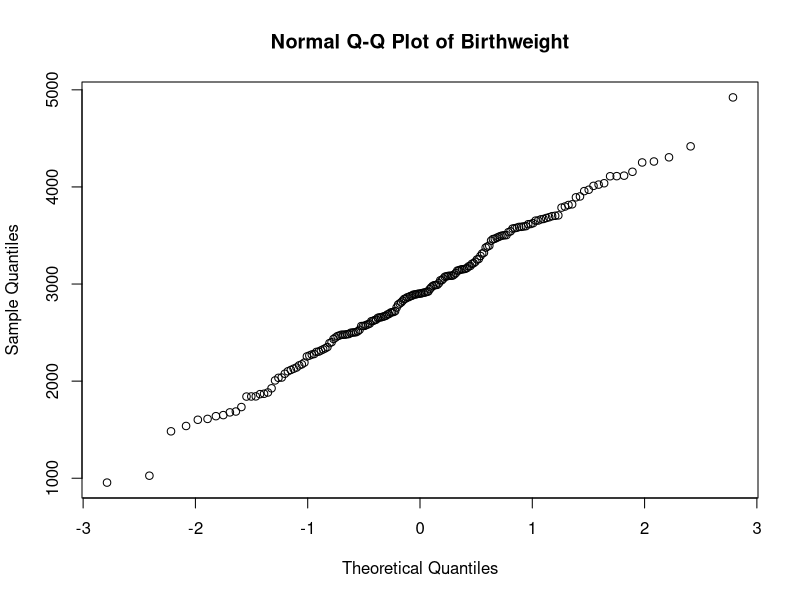
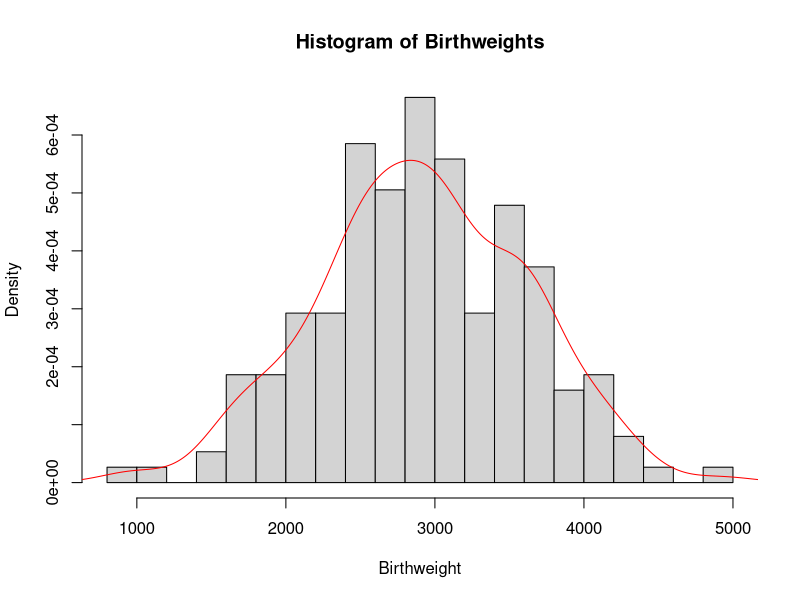
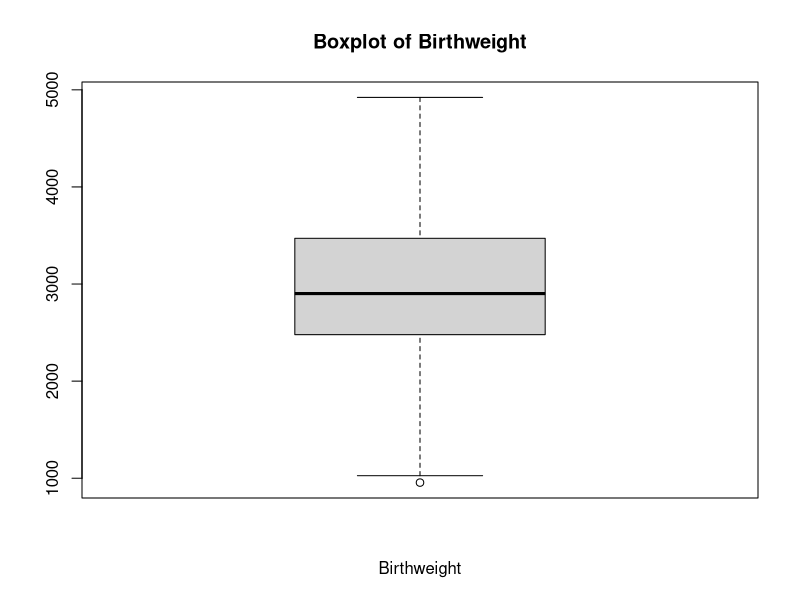

Recreate these plots in R, in order.
# Read the data
birthweight = read.table("birthweight.txt", header=TRUE)
data= birthweight$birthweight

###--------- Exercise 1 ----------####
## A
# Check for normality with QQ plot
qqnorm(data, main = "Normal Q-Q Plot of Birthweight")

# Check for normality with histogram
hist(x = data,breaks=15,main = "Histogram of Birthweights",
     xlab = " Birthweight ",freq = FALSE)
lines(x= density(x= data), col=" red ")

# Check for normality with boxplot
boxplot (data , main =" Boxplot of Birthweight ",
         xlab =" Birthweight ")#horizontal = TRUE)

# calculate Shapiro-Wilk normality test
shapiro_wilk <- shapiro.test(data)
cat(sprintf("Shapiro Wilk test W: %.4f\n", shapiro_wilk[[1]]))
cat(sprintf("Shapiro Wilk test p-value: %.4f\n", shapiro_wilk[[2]]))


mu <- mean(data)
stnd <-sd(data)
CI <- 0.96
alpha <- 1-CI
# Calculate the margin of error for a 95% confidence interval
z <- qnorm(1 - alpha/2) # 98th percentile of standard normal distribution
# Calculate the margin of error
me <- z * stnd / sqrt(length(data))

# Calculate the confidence interval
lower_ci = mu - me
upper_ci = mu + me

# Print the confidence interval
cat("Confidence Interval: [", lower_ci, ", ", upper_ci, "]", sep = "")


# construct a bounded 96%-CI for mu(mean) 
for (sample_size in 1:1000) {
  lower_bound = mu - z*stnd/sqrt(sample_size)
  upper_bound = mu + z*stnd/sqrt(sample_size)
  CI_length <- upper_bound - lower_bound
  if (CI_length <= 100) {
    break
  }
}
sample_size
CI_length

# Compute a bootstrap 96%-CI for mu and compare it to the above CI.
library(boot)
B <- 1000 # Choose number of bootstrap resamples
boot_data <- boot(data, statistic = function(data, i) mean(data[i]), R = B)
boot_ci <- boot.ci(boot_data, type = "perc", conf = 0.96)
lower_bound_boot_ci <- boot_ci$percent[[4]]
upper_bound_boot_ci <- boot_ci$percent[[5]]
cat("boot_CI Confidence Interval: [", lower_bound_boot_ci, ", ", upper_bound_boot_ci, "]", sep = "")



###----------####
## B
# Verify this claim by using a one side t-test
t.test(data, mu = 2800, alternative = "greater")
# performed a one-sample t-test using the t.test() function with the 
# null hypothesis that the mean birthweight is equal to 2800 grams (mu = 2800)
# and the alternative hypothesis that the mean birthweight is greater than 2800 
# grams (alternative = "greater"). The resulting output provides the test 
# statistic, degrees of freedom, p-value, and confidence interval.
# The confidence interval in the output provides a range of plausible values
# for the true mean birthweight based on the sample data


# sign test
binom.test(sum(data > 2800), n=length(data), p = 0.5, alternative = "greater")
#counted the number of birthweights that were greater than 2800 grams 
#(sum(data > 2800)) and used the total sample size as the number of trials(n).
#We specified a null hypothesis of a 50% chance of observing a birthweight 
#greater than 2800 grams (p = 0.5) and the alternative hypothesis that the
#proportion of birthweights greater than 2800 grams is greater than 50% 
#(alternative = "greater").

###----------####
## C
B = 1000; n = 50
psign = numeric(B) # will contain P-values of sign test
pttest = numeric(B) # will contain P-values of T test
for(i in 1:B) {
  x = sample(data, n)
  pttest[i] = t.test(x, mu=2800, alt='g')[[3]] # extract P-value
  psign[i] = binom.test(sum(x>2800), n, alt='g')[[3]] # extract P-value
}
power_ttest = sum(pttest<0.05)/B
power_ttest
power_sign = sum(psign<0.05)/B
power_sign
# probability of rejecting H0 under t-test is bigger 
# The t-test is more suitable for data that follows a normal distribution.


####----- D ----####

# Set the number of samples to take and the lower probability
n_samples = 100
p_left = 0.25
# Create an empty vector to store the sample probabilities
sample_probabilities = numeric(n_samples)
# Take n_samples samples of size n_samples from the birthweight vector
# Calculate the proportion of samples that have a weight less than 2600 grams
# Store the sample proportion in the sample_probabilities vector
for(i in 1:n_samples){
  sample = sample(data, n_samples)
  sample_probabilities[i] = sum(sample < 2600)/n_samples
}
# Calculate the standard deviation of the sample proportions
sample_sd = sd(sample_probabilities)
# Calculate the mean of the sample proportions
p_hat = mean(sample_probabilities)
# margin of error 
me = p_hat - p_left
# Calculate the upper confidence interval for p
p_right = p_hat + me

cat("Confidence Interval: [", p_left, ", ", p_right, "]", sep = "")

confidence_level = ((me/1.96)*2)-1
confidence_level



####----- E ----####

male_means = c()
female_means = c()

for (i in 1:1000) {
  # Select 34 males and 28 females with birthweight < 2600 g
  male_2600 = sample(data[data < 2600], 34)
  female_2600 = sample(data[data < 2600], 28)
 
   # Select 61 males and 65 females with birthweight >= 2600 g
  male_others = sample(data[data >= 2600], 61)
  female_others = sample(data[data >= 2600], 65)
 
   # Combine the selected males and females with birthweight < 2600 g
  males = c(male_2600, male_others)
  females = c(female_2600, female_others)
  
  # Calculate the mean birthweight for males and females
  male_means = c(male_means, mean(males))
  female_means = c(female_means, mean(females))
}
# Calculate the mean of the sample means for males and females
mean(male_means)
mean(female_means)
# Perform a two-sample t-test assuming unequal variances
t.test(male_means, female_means)
